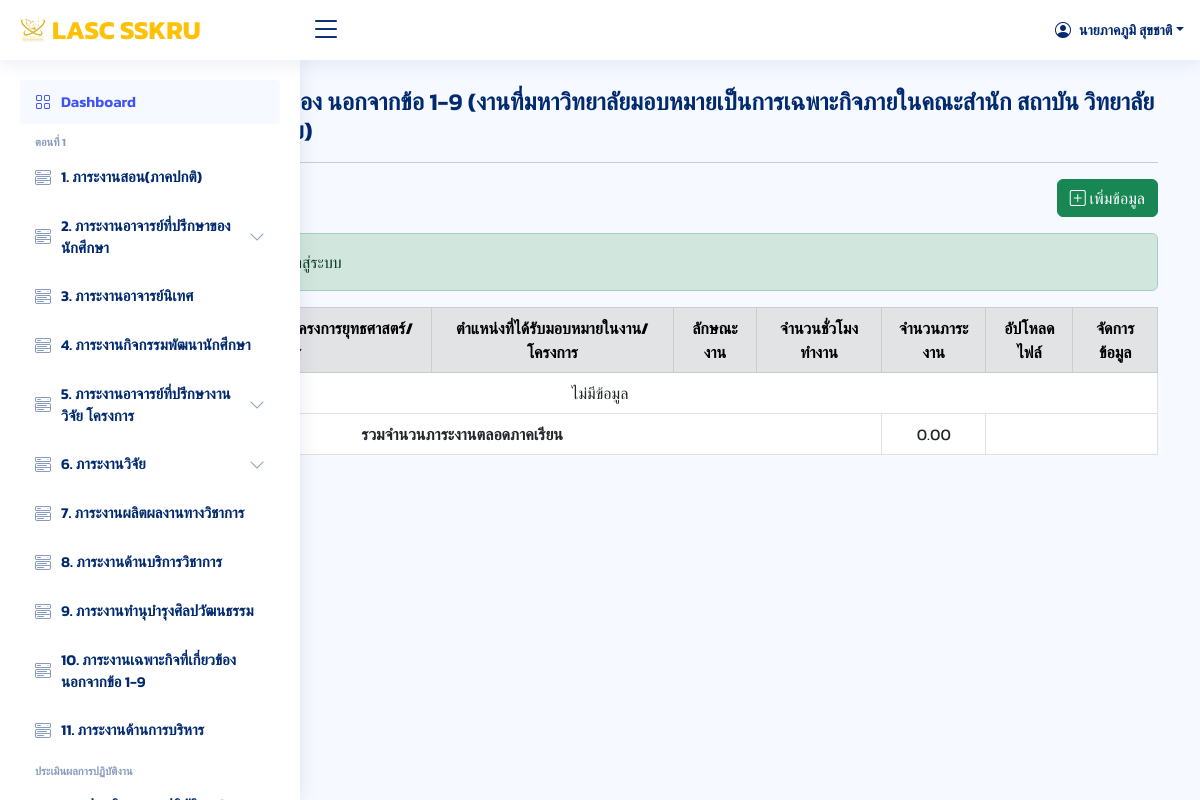
The page /index.php?page=1_10/index_1_10 (signed in) on the database as committed earlier.
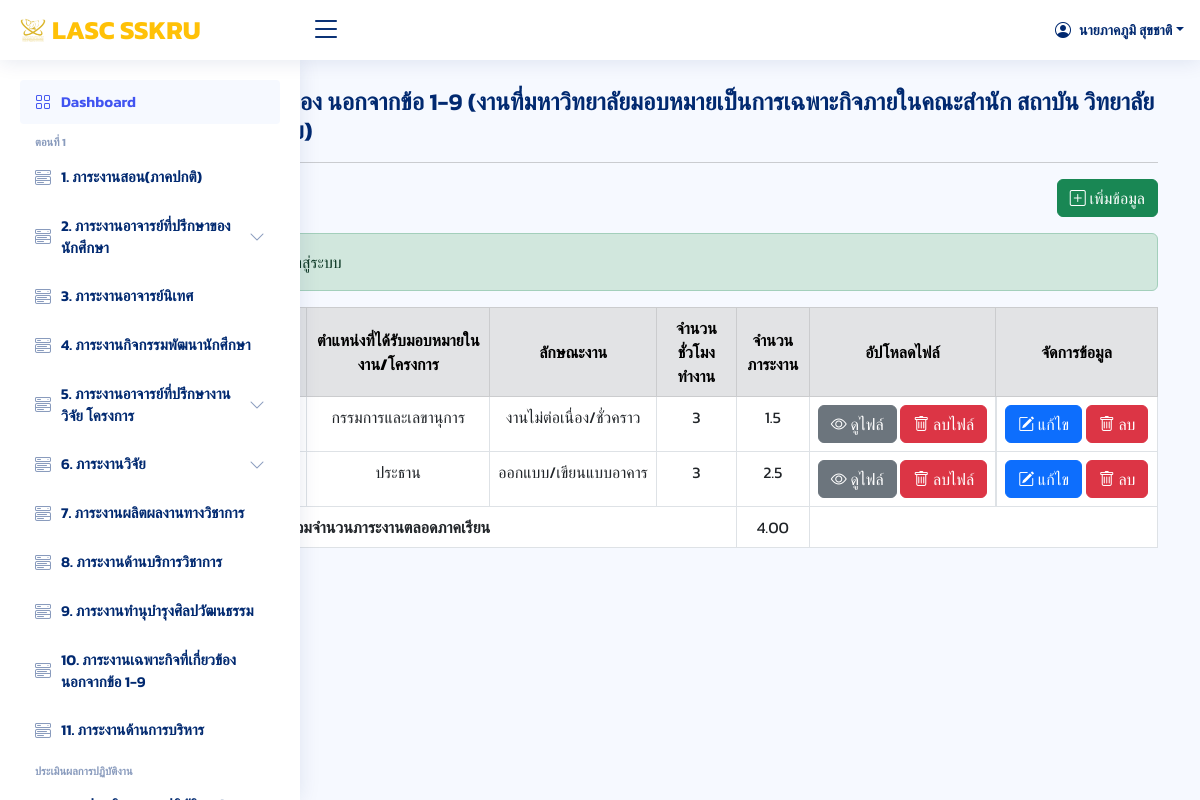
The same page on the database as committed later.
### tables this page shows
CREATE TABLE `users` (
  `userId` int(20) NOT NULL,
  `academic_rank` varchar(50) NOT NULL,
  `nametitle` varchar(50) NOT NULL,
  `firstname` varchar(50) NOT NULL,
  `lastname` varchar(50) NOT NULL,
  `branch` varchar(50) NOT NULL,
  `email` varchar(50) NOT NULL,
  `password` varchar(255) NOT NULL,
  `urole` varchar(50) NOT NULL,
  `isAdmin` tinyint(1) NOT NULL,
  `created_at` timestamp NOT NULL DEFAULT current_timestamp()
);

CREATE TABLE `personal_1_10` (
  `userId` varchar(50) NOT NULL,
  `id` int(20) NOT NULL,
  `term` int(1) NOT NULL,
  `year` int(4) NOT NULL,
  `date` date NOT NULL,
  `project` varchar(50) NOT NULL,
  `position` varchar(50) NOT NULL,
  `type_work` varchar(50) NOT NULL,
  `amount_time` int(5) NOT NULL,
  `amount_work` float NOT NULL,
  `file` varchar(50) NOT NULL
);

### index.php (the view, shortened to what this page needs)
<?php
  require_once 'config/db.php';
  $userId = $_SESSION['userId'];
  $stmt = $conn->prepare("SELECT * FROM users WHERE userId = :userId");
  $stmt->bindParam(':userId', $userId);
  $stmt->execute();
  $user = $stmt->fetch();
?>
<!DOCTYPE html>
<html lang="en">
<head>
  <link href="assets/vendor/bootstrap/css/bootstrap.min.css" rel="stylesheet">
  <link href="assets/vendor/bootstrap-icons/bootstrap-icons.css" rel="stylesheet">
  <link href="assets/vendor/boxicons/css/boxicons.min.css" rel="stylesheet">
  <link href="assets/vendor/quill/quill.snow.css" rel="stylesheet">
  <link href="assets/vendor/quill/quill.bubble.css" rel="stylesheet">
  <link href="assets/vendor/remixicon/remixicon.css" rel="stylesheet">
  <link href="assets/vendor/simple-datatables/style.css" rel="stylesheet">
  <link href="assets/css/style.css" rel="stylesheet">
</head>
<body>
  <header id="header" class="header fixed-top d-flex align-items-center">
    <div class="d-flex align-items-center justify-content-between">
      <a class="logo d-flex align-items-center">
        <img src="assets/img/logo_lasc.png" alt="โลโก้คณะ">
        <span class="d-none d-lg-block" style="color: #ffc107;">LASC SSKRU</span>
      </a>
      <i class="bi bi-list toggle-sidebar-btn"></i>
    </div>
    <nav class="header-nav ms-auto">
      <ul class="d-flex align-items-center">
        <li class="nav-item dropdown pe-3">
          <a class="nav-link nav-profile d-flex align-items-center pe-0" href="#" data-bs-toggle="dropdown">
            <i class="bi bi-person-circle"></i>
            <span class="d-none d-md-block dropdown-toggle ps-2"><?= $user['nametitle'] .  $user['firstname'] . ' ' . $user['lastname'] ?></span>
          </a>
        </li>
      </ul>
    </nav>
  </header>
  <aside id="sidebar" class="sidebar">
    <ul class="sidebar-nav" id="sidebar-nav">
      <li class="nav-item">
        <a class="nav-link " href="index.php?page=users/dashboard">
          <i class="bi bi-grid"></i>
          <span>Dashboard</span>
        </a>
      </li>
      <li class="nav-heading">ตอนที่ 1</li>
      <li class="nav-item">
        <a class="nav-link collapsed" href="index.php?page=1_1/index_1_1">
          <i class="bi bi-menu-button-wide"></i>
          <span>1. ภาระงานสอน(ภาคปกติ)</span>
        </a>
      </li>
      <li class="nav-item">
        <a class="nav-link collapsed" data-bs-target="#components-nav1" data-bs-toggle="collapse" href="#">
          <i class="bi bi-menu-button-wide"></i><span>2. ภาระงานอาจารย์ที่ปรึกษาของนักศึกษา</span><i class="bi bi-chevron-down ms-auto"></i>
        </a>
      </li>
      <li class="nav-item">
        <a class="nav-link collapsed" href="index.php?page=1_3/index_1_3">
          <i class="bi bi-menu-button-wide"></i><span>3. ภาระงานอาจารย์นิเทศ</span>
        </a>
      </li>
      <li class="nav-item">
        <a class="nav-link collapsed" href="index.php?page=1_4/index_1_4">
          <i class="bi bi-menu-button-wide"></i><span>4. ภาระงานกิจกรรมพัฒนานักศึกษา</span>
        </a>
      </li>
      <li class="nav-item">
        <a class="nav-link collapsed" data-bs-target="#components-nav2" data-bs-toggle="collapse" href="#">
          <i class="bi bi-menu-button-wide"></i><span>5. ภาระงานอาจารย์ที่ปรึกษางานวิจัย โครงการ</span><i class="bi bi-chevron-down ms-auto"></i>
        </a>
      </li>
      <li class="nav-item">
        <a class="nav-link collapsed" data-bs-target="#components-nav3" data-bs-toggle="collapse" href="#">
          <i class="bi bi-menu-button-wide"></i><span>6. ภาระงานวิจัย</span><i class="bi bi-chevron-down ms-auto"></i>
        </a>
      </li>
      <li class="nav-item">
        <a class="nav-link collapsed" href="index.php?page=1_7/index_1_7">
          <i class="bi bi-menu-button-wide"></i><span>7. ภาระงานผลิตผลงานทางวิชาการ</span>
        </a>
      </li>
      <li class="nav-item">
        <a class="nav-link collapsed" href="index.php?page=1_8/index_1_8">
          <i class="bi bi-menu-button-wide"></i><span>8. ภาระงานด้านบริการวิชาการ</span>
        </a>
      </li>
      <li class="nav-item">
        <a class="nav-link collapsed" href="index.php?page=1_9/index_1_9">
          <i class="bi bi-menu-button-wide"></i><span>9. ภาระงานทำนุบำรุงศิลปวัฒนธรรม</span>
        </a>
      </li>
      <li class="nav-item">
        <a class="nav-link collapsed" href="index.php?page=1_10/index_1_10">
          <i class="bi bi-menu-button-wide"></i><span>10. ภาระงานเฉพาะกิจที่เกี่ยวข้อง นอกจากข้อ 1-9</span>
        </a>
      </li>
      <li class="nav-item">
        <a class="nav-link collapsed" href="index.php?page=1_11/index_1_11">
          <i class="bi bi-menu-button-wide"></i><span>11. ภาระงานด้านการบริหาร</span>
        </a>
      </li>
      <li class="nav-heading">ประเมินผลการปฏิบัติงาน</li>
      <li class="nav-item">
        <a class="nav-link collapsed" href="index.php?page=3/index_3">
          <i class="bi bi-menu-button-wide"></i><span>แบบประเมินผลการปฏิบัติงาน(สายวิชาการ)</span>
        </a>
      </li>
  </aside>
  <main>
    <br>
    <br>
    <br>
    <?php
      $page = $_GET['page'];
      include $page . ('.php');
    ?>
  </main>
</body>
</html>

### 1_10/index_1_10.php (shortened to what this page needs)
<?php
    require_once "config/db.php";
    $stmt = $conn->query("SELECT * FROM `term_year` where id = 1");
    $stmt->execute();
    $term_year = $stmt->fetch();
?>
<div class="container">
    <div class="pagetitle mt-3">
        <h1>10. ภาระงานเฉพาะกิจที่เกี่ยวข้อง นอกจากข้อ 1-9 (งานที่มหาวิทยาลัยมอบหมายเป็นการเฉพาะกิจภายในคณะสำนัก สถาบัน วิทยาลัย ศูนย์ หรือภายนอกมหาวิทยาลัย)</h1>
    </div>
    <hr>
    <div class="d-flex justify-content-end ">
        <button class="btn btn-success mb-3" type="button" data-bs-toggle="modal" data-bs-target="#ExtralargeModal">
            <div class="icon d-flex">
                <i class="bi bi-plus-square"></i> &nbsp;
                <div class="label">เพิ่มข้อมูล</div>
            </div>
        </button>
    </div>
    <?php if (isset($_SESSION['success'])) { ?>
        <div class="alert alert-success" id="alert-success">
            <?php
                echo $_SESSION['success'];
            ?>
        </div>
    <?php } ?>
    <table class="table table-bordered text-center">
        <thead class="align-middle table-secondary">
            <tr>
                <th scope="col">วัน/เดือน/ปี</th>
                <th scope="col">งาน/โครงการ/กิจกรรม/โครงการยุทธศาสตร์/วารสาร</th>
                <th scope="col">ตำแหน่งที่ได้รับมอบหมายในงาน/โครงการ</th>
                <th scope="col">ลักษณะงาน</th>
                <th scope="col">จำนวนชั่วโมงทำงาน</th>
                <th scope="col">จำนวนภาระงาน</th>
                <th scope="col">อัปโหลดไฟล์</th>
                <th scope="col">จัดการข้อมูล</th>
            </tr>
        </thead>
        <tbody>
            <?php
                $userId = $_SESSION['userId'];
                $term =  $term_year['term'];
                $year =  $term_year['year'];
                $stmt = $conn->query("SELECT*FROM personal_1_10 WHERE userId = '$userId' AND term = '$term' AND year = '$year'");
                $stmt->execute();
                $personal = $stmt->fetchAll();
                $totalAmountWork = 0.00;
                if (!$personal) {
                    echo " <tr><td colspan='9' class='text-center'>ไม่มีข้อมูล</td></tr>";
                } else {
                    foreach ($personal as $per) {
            ?>
                    <tr>
                        <td style="white-space: nowrap;"><?= $per['date']; ?></td>
                        <td><?= $per['project']; ?></td>
                        <td style="white-space: nowrap;"><?= $per['position']; ?></td>
                        <td style="white-space: nowrap;" ><?= $per['type_work']; ?></td>
                        <td><?= $per['amount_time']; ?></td>
                        <td><?= $per['amount_work']; ?></td>
                        <?php $totalAmountWork += floatval($per['amount_work']); ?>
                        <?php if ($per['file']) { ?>
                            <td style="white-space: nowrap;">
                                <a href="<?= "uploads/" . $per['file']; ?>" target="_blank" class="btn btn-secondary">
                                    <div class="icon d-flex">
                                        <i class="bi bi-eye"></i>&nbsp;
                                        <div class="label">ดูไฟล์</div>
                                    </div>
                                </a>
                                <a onclick="return confirm('ต้องการลบไฟล์หรือไม่')" href="?page=1_10/index_1_10&delete_file=<?= $per['id']; ?>" class="btn btn-danger">
                                    <div class="icon d-flex">
                                        <i class="bi bi-trash"></i>&nbsp;
                                        <div class="label">ลบไฟล์</div>
                                    </div>
                                </a>
                            </td>
                            <td class="d-flex justify-content-center">
                                <a href="?page=1_10/index_1_10&edit=<?= $per['id']; ?>" class="btn btn-primary">
                                    <div class="icon d-flex">
                                        <i class="bi bi-pencil-square"></i>&nbsp;
                                        <div class="label">แก้ไข</div>
                                    </div>
                                </a>&nbsp;
                                <a onclick="return confirm('คุณต้องการลบข้อมูลหรือไม่?'); " href="?page=1_10/index_1_10&delete=<?= $per['id'] ?>" class="btn btn-danger d-flex">
                                    <i class="bi bi-trash"></i>&nbsp;
                                    <div class="label">ลบ</div>
                                </a>
                            </td>
                        <?php } ?>
                    </tr>
            <?php } } ?>
            <tr>
                <th scope="row" colspan="5">รวมจำนวนภาระงานตลอดภาคเรียน</th>
                <td><?= number_format($totalAmountWork, 2); ?></td>
                <td colspan="3"></td>
            </tr>
        </tbody>
    </table>
</div>

### assets/css/style.css (style rules this page uses)
:root { scroll-behavior: smooth; }
body { font-family: 'Kanit', sans-serif; background: #f6f9ff; color: #444444; }
a { color: #4154f1; text-decoration: none; }
h1, h2, h3, h4, h5, h6 { font-family: 'Kanit', sans-serif; }
.pagetitle { margin-bottom: 10px; }
.pagetitle h1 { font-size: 24px; margin-bottom: 0; font-weight: 600; color: #012970; }
.logo { line-height: 1; }
@media (min-width: 1200px) { .logo { width: 280px; } }
.logo img { max-height: 26px; margin-right: 6px; }
.logo span { font-size: 26px; font-weight: 700; font-family: 'Kanit', sans-serif; }
.header { transition: all 0.5s; z-index: 997; height: 60px; box-shadow: 0px 2px 20px rgba(1, 41, 112, 0.1); background-color: #fff; padding-left: 20px; }
.header .toggle-sidebar-btn { font-size: 32px; padding-left: 10px; cursor: pointer; color: #012970; }
.header-nav ul { list-style: none; }
.header-nav>ul { margin: 0; padding: 0; }
.header-nav .nav-profile { color: #012970; }
.header-nav .nav-profile span { font-size: 14px; font-weight: 600; }
.sidebar { position: fixed; top: 60px; left: 0; bottom: 0; width: 300px; z-index: 996; transition: all 0.3s; padding: 20px; overflow-y: auto; scrollbar-width: thin; scrollbar-color: #aab7cf transparent; box-shadow: 0px 0px 20px rgba(1, 41, 112, 0.1); background-color: #fff; }
.sidebar-nav { padding: 0; margin: 0; list-style: none; }
.sidebar-nav li { padding: 0; margin: 0; list-style: none; }
.sidebar-nav .nav-item { margin-bottom: 5px; }
.sidebar-nav .nav-heading { font-size: 11px; text-transform: uppercase; color: #899bbd; font-weight: 600; margin: 10px 0 5px 15px; }
.sidebar-nav .nav-link { display: flex; align-items: center; font-size: 15px; font-weight: 600; color: #4154f1; transition: 0.3; background: #f6f9ff; padding: 10px 15px; border-radius: 4px; }
.sidebar-nav .nav-link i { font-size: 16px; margin-right: 10px; color: #4154f1; }
.sidebar-nav .nav-link.collapsed { color: #012970; background: #fff; }
.sidebar-nav .nav-link.collapsed i { color: #899bbd; }
.sidebar-nav .nav-link .bi-chevron-down { margin-right: 0; transition: transform 0.2s ease-in-out; }

Rows that differ between the two databases and show on the page:
added personal_1_10: position "กรรมการและเลขานุการ", type_work "งานไม่ต่อเนื่อง/ชั่วคราว", amount_time "3", amount_work "1.5"
added personal_1_10: position "ประธาน", type_work "ออกแบบ/เขียนแบบอาคาร", amount_time "3", amount_work "2.5"
Other text that changed with them:
$totalAmountWork: "0.00" → "4.00"
text no longer shown: "ไม่มีข้อมูล"
